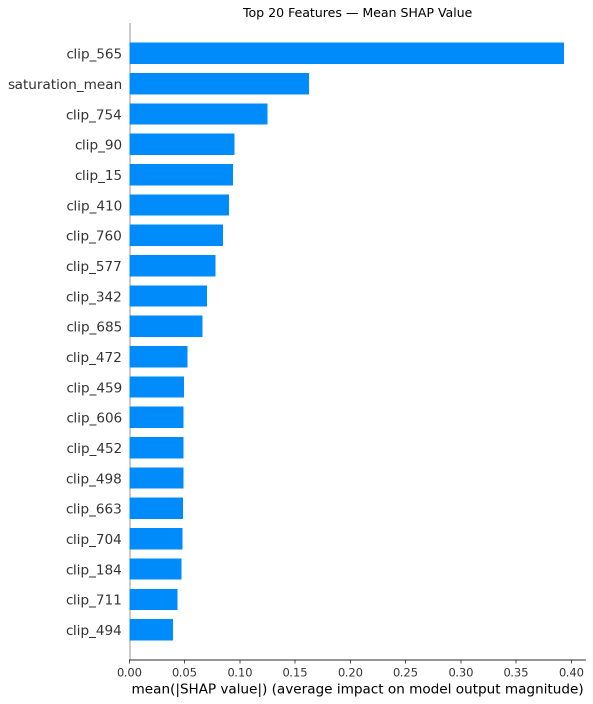
#> input picture shap_bar.png, 1186 x 1408 px (shown at 1/2 size)
$ python -i extract_color.py   (imports and definitions only)
#> lines starting #> are read from the running program, lines starting #| are printed output that depends on the picture; after the words box and inside, x2 and y2 are one past the last pixel; in counts of white or black regions, pixels touching at a corner belong together
import sys
sys.path.append(r'D:\thumbnailiq')

import cv2
import numpy as np
import pandas as pd
from tqdm import tqdm

# [1 line that did not run here, left out]
# [1 line not run here, left out]

def extract_color_features(image_path):
#> called with image_path = '../shap_bar.png'
    try:
        img = cv2.imread(image_path)
#> img is the input picture: shape (1408, 1186, 3); mean B, G, R 251.4, 240.4, 226.8
        if img is None:
            return None

        # Convert to different color spaces
        hsv = cv2.cvtColor(img, cv2.COLOR_BGR2HSV)
#> hsv: shape (1408, 1186, 3); mean H, S, V 10.1, 25, 251.4
        gray = cv2.cvtColor(img, cv2.COLOR_BGR2GRAY)
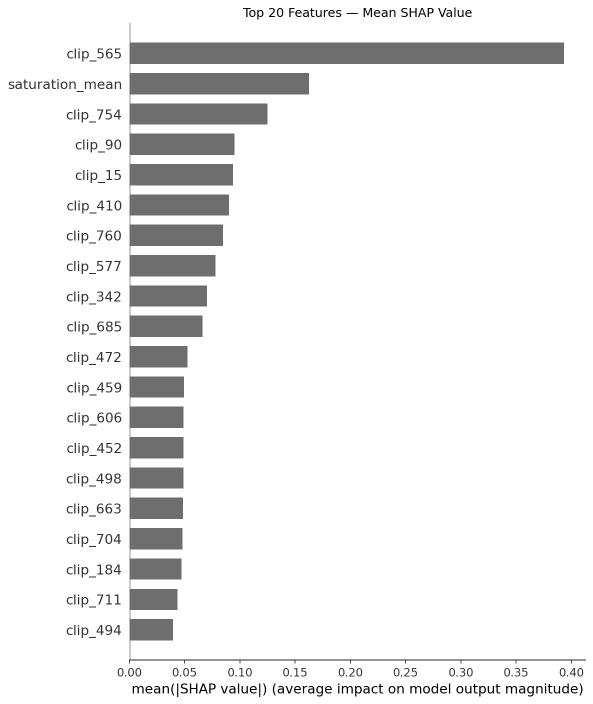
#> gray: shape (1408, 1186) (shown at 1/2 size); min 0, max 255, mean 237.6

        # Brightness — mean of grayscale
        brightness = float(np.mean(gray))
#> brightness = 237.6

        # Contrast — std deviation of grayscale
        contrast = float(np.std(gray))
#> contrast = 48.76

        # Saturation — mean and std of S channel in HSV
        saturation_mean = float(np.mean(hsv[:, :, 1]))
#> saturation_mean = 24.98
        saturation_std = float(np.std(hsv[:, :, 1]))
#> saturation_std = 75.81

        # Hue — mean of H channel
        hue_mean = float(np.mean(hsv[:, :, 0]))
#> hue_mean = 10.09

        # Colorfulness score
        r, g, b = img[:,:,2], img[:,:,1], img[:,:,0]
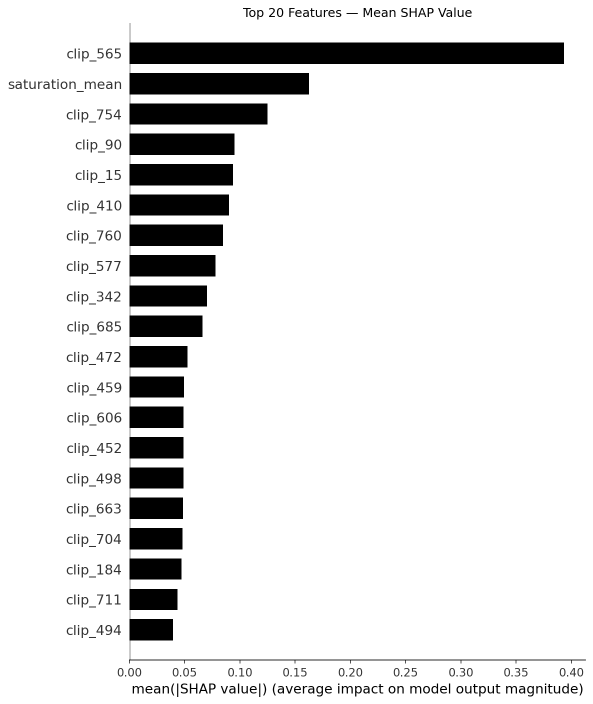
#> r: shape (1408, 1186) (shown at 1/2 size); min 0, max 255, mean 226.8
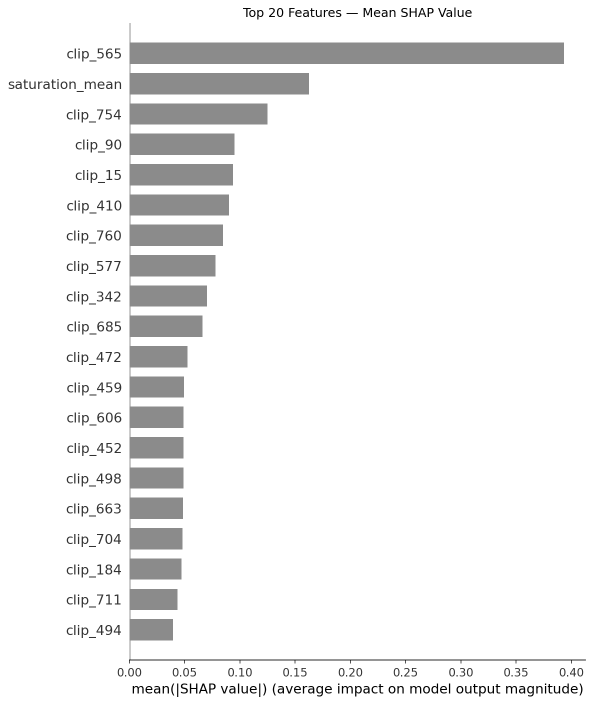
#> g: shape (1408, 1186) (shown at 1/2 size); min 0, max 255, mean 240.4
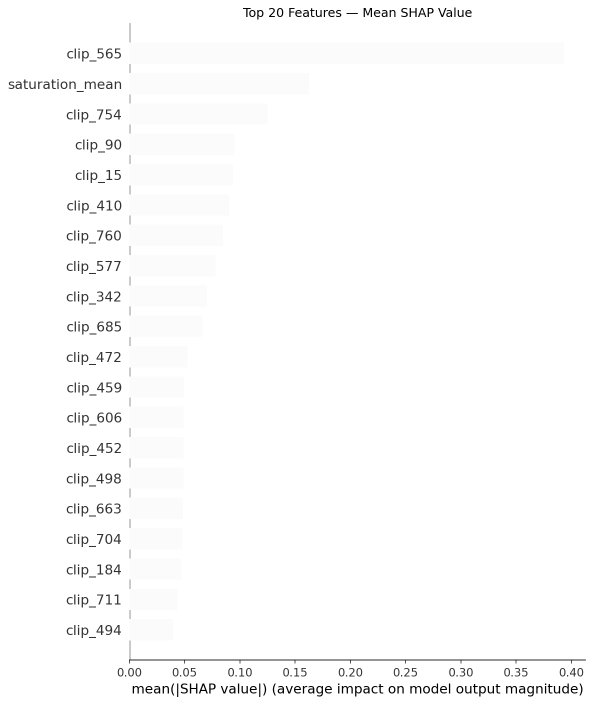
#> b: shape (1408, 1186) (shown at 1/2 size); min 0, max 255, mean 251.4
        rg = np.abs(r.astype(int) - g.astype(int))
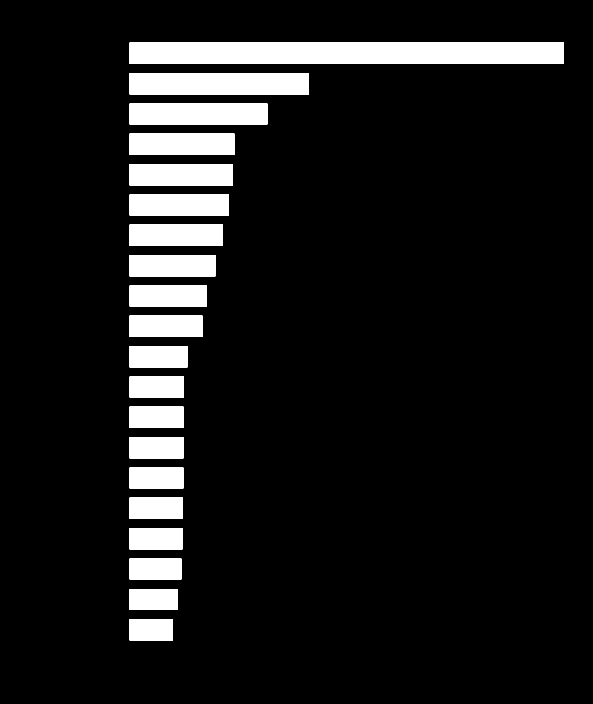
#> rg: shape (1408, 1186) int64 (shown at 1/2 size); values 0 (black) and 139 (white), 9.8% white; 20 white regions, largest, box (x1, y1, x2, y2) and area: (259, 85, 1128, 128) 37367, (259, 146, 618, 189) 15437, (259, 207, 535, 249) 11592
        yb = np.abs(0.5*(r.astype(int) + g.astype(int)) - b.astype(int))
        colorfulness = float(np.sqrt(np.mean(rg**2) + np.mean(yb**2)))
#> colorfulness = 71.56

        # Dominant colors via k-means (k=3)
        pixels = img.reshape(-1, 3).astype(np.float32)
        criteria = (cv2.TERM_CRITERIA_EPS + cv2.TERM_CRITERIA_MAX_ITER, 10, 1.0)
        _, _, centers = cv2.kmeans(pixels, 3, None, criteria, 3, cv2.KMEANS_RANDOM_CENTERS)
#> centers = [[251.6, 139.3, 0], [255.7, 255.7, 255.7], [60.17, 60.17, 60.17]]
        centers = centers.astype(int)
#> centers = [[251, 139, 0], [255, 255, 255], [60, 60, 60]]
        dom1_b, dom1_g, dom1_r = centers[0]
#> dom1_b = 251; dom1_g = 139; dom1_r = 0
        dom2_b, dom2_g, dom2_r = centers[1]
#> dom2_b = 255; dom2_g = 255; dom2_r = 255
        dom3_b, dom3_g, dom3_r = centers[2]
#> dom3_b = 60; dom3_g = 60; dom3_r = 60

        return {
            "brightness": brightness,
            "contrast": contrast,
            "saturation_mean": saturation_mean,
            "saturation_std": saturation_std,
            "hue_mean": hue_mean,
            "colorfulness": colorfulness,
            "dom1_r": dom1_r, "dom1_g": dom1_g, "dom1_b": dom1_b,
            "dom2_r": dom2_r, "dom2_g": dom2_g, "dom2_b": dom2_b,
            "dom3_r": dom3_r, "dom3_g": dom3_g, "dom3_b": dom3_b,
        }

    except Exception as e:
        print(f"Error processing {image_path}: {e}")
        return None

results = []
# [5 lines not run here, left out]

color_df = pd.DataFrame(results)
# [3 lines not run here, left out]

>>> result = extract_color_features('../shap_bar.png')
#> result = 15 items

$ run again, on shap_beeswarm.png
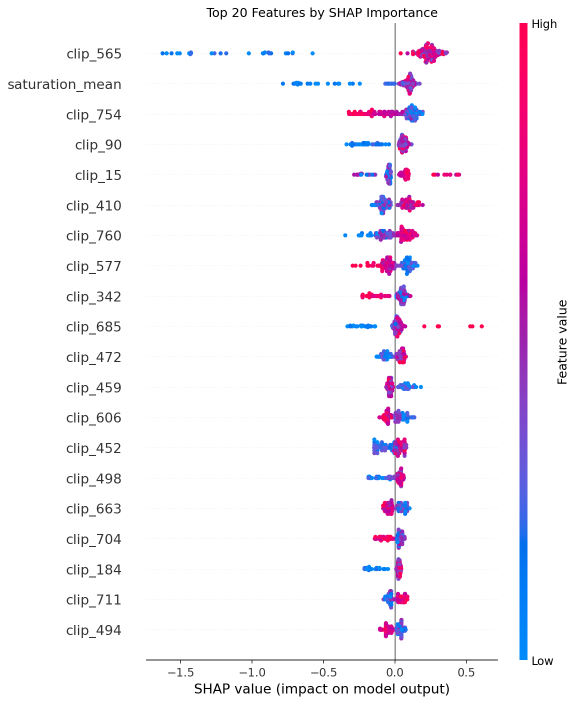
#> input picture shap_beeswarm.png, 1154 x 1407 px (shown at 1/2 size)
#> in extract_color_features, img is the input picture: shape (1407, 1154, 3); mean B, G, R 249.3, 245.1, 247.9
#> hsv: shape (1407, 1154, 3); mean H, S, V 4.9, 7.5, 250.7
#> in extract_color_features, `gray = cv2.cvtColor(img, cv2.COLOR_BGR2GRAY)`:
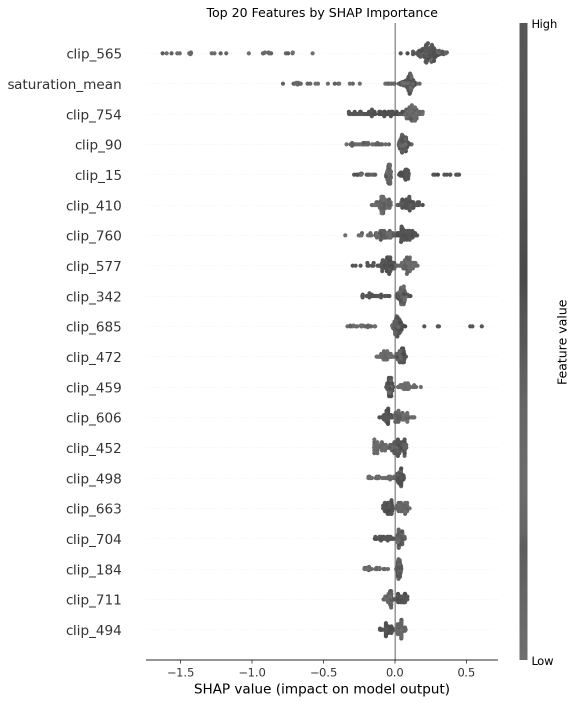
#> gray: shape (1407, 1154) (shown at 1/2 size); min 0, max 255, mean 246.4
#> brightness = 246.4
#> contrast = 37.18
#> saturation_mean = 7.53
#> saturation_std = 40.72
#> hue_mean = 4.93
#> rg: shape (1407, 1154) int64; 256 distinct labels, from 0 to 255
#> in extract_color_features, `yb = np.abs(0.5*(r.astype(int) + g.astype(int)) - b.astype(int))`:
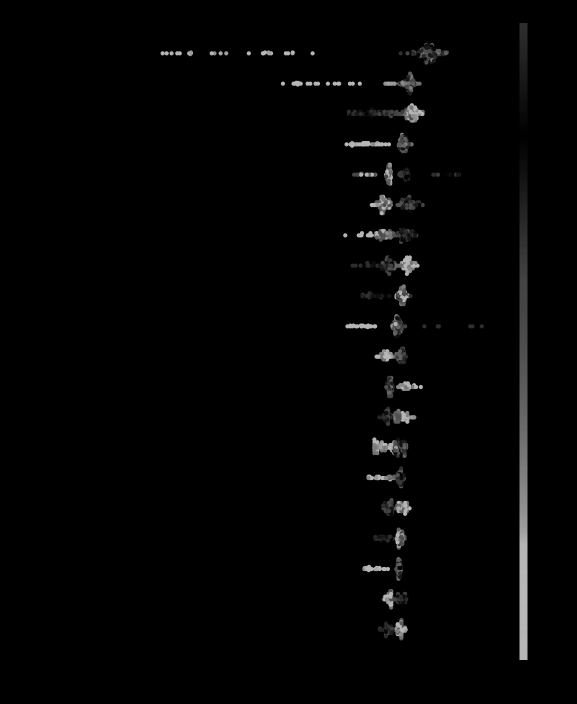
#> yb: shape (1407, 1154) float64 (shown at 1/2 size); min 0, max 183.5, mean 3.1
#> colorfulness = 35.59
#> in extract_color_features, `_, _, centers = cv2.kmeans(pixels, 3, None, criteria, 3, cv2.KMEANS_RA..`: centers = [[100.3, 25.48, 143], [255.7, 255.7, 255.7], [210.5, 116.1, 80.36]]
#> in extract_color_features, `centers = centers.astype(int)`: centers = [[100, 25, 143], [255, 255, 255], [210, 116, 80]]
#> dom1_b = 100; dom1_g = 25; dom1_r = 143
#> dom2_b = 255
#> dom3_b = 210; dom3_g = 116; dom3_r = 80
#> result = 15 items
